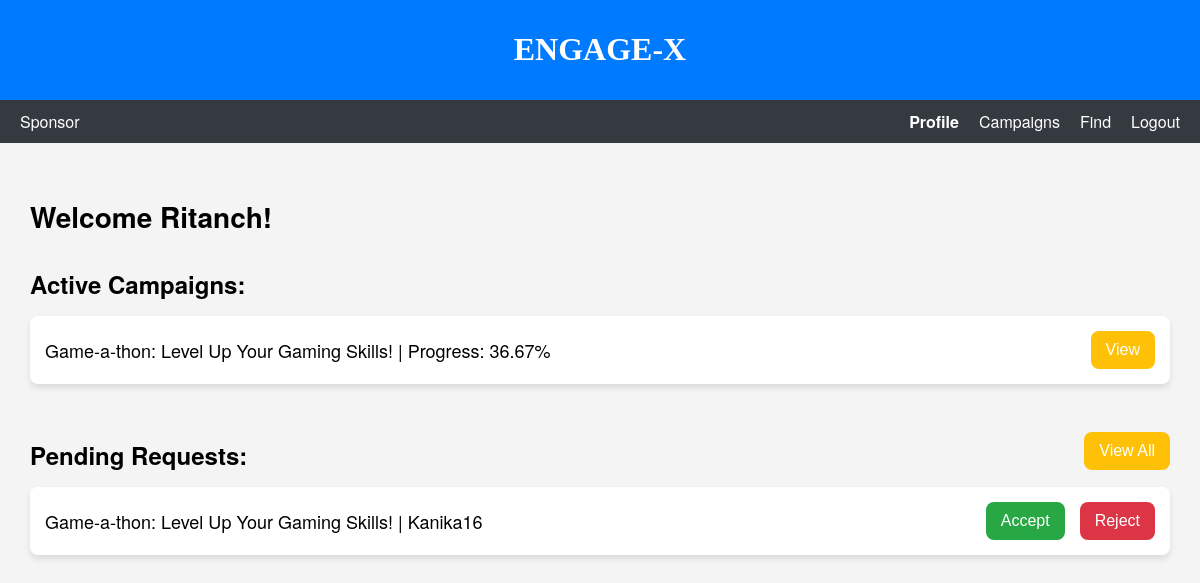
The page /sdashboard (signed in) on the database as committed earlier.
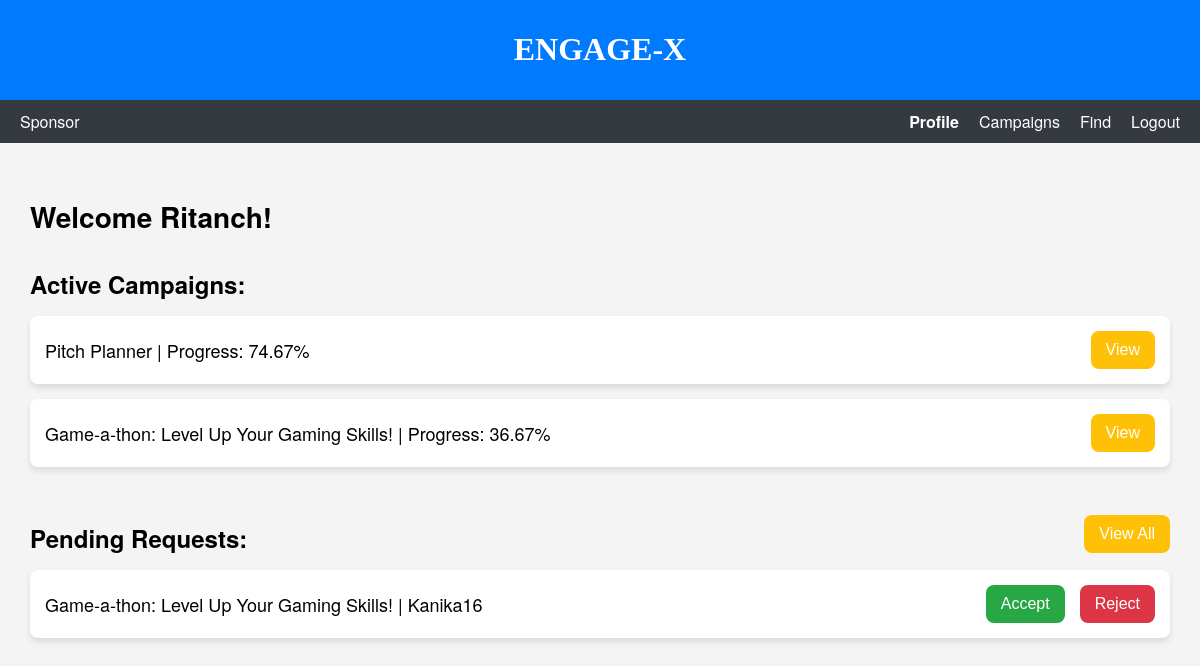
The same page on the database as committed later.
### models.py (models this page shows, shortened)
class Campaign(db.Model):
    __tablename__ = "campaign"
    id = db.Column(db.Integer, primary_key=True, autoincrement=True)
    sponsor_id = db.Column(db.Integer, db.ForeignKey("user.id"), nullable=False)
    title = db.Column(db.String, nullable=False)
    description = db.Column(db.String, nullable=False)
    goals = db.Column(db.Text, nullable=False)
    start_date = db.Column(db.String, nullable=False)
    days = db.Column(db.Integer, nullable=False)
    funds = db.Column(db.Float, nullable=False)
    visibility = db.Column(db.String, nullable=False)  # public or private
    sponsor = db.relationship('User', back_populates='campaigns')
    ad_requests = db.relationship('AdRequest', back_populates='campaign')
    def get_end_date(self):
        start_date_obj = datetime.strptime(self.start_date, "%Y-%m-%d")
        end_date_obj = start_date_obj + timedelta(days=self.days)
        return end_date_obj.strftime("%Y-%m-%d")
    def get_progress(self):
        start_date_obj = datetime.strptime(self.start_date, "%Y-%m-%d")
        today = datetime.today()
        elapsed_days = (today - start_date_obj).days
        progress = "{:.2f}".format((elapsed_days / self.days) * 100)  # Format progress to 2 decimal places
        progress = min(max(float(progress), 0), 100)  # Ensure progress is between 0 and 100
        return progress

class User(db.Model):
    __tablename__ = "user"
    id = db.Column(db.Integer, primary_key=True, autoincrement=True)
    username = db.Column(db.String, nullable=False)
    email = db.Column(db.String, nullable=False)
    role = db.Column(db.String, nullable=False) # admin , sponsor or influencer
    password = db.Column(db.String, nullable=False)
    is_flagged = db.Column(db.Boolean, default=False, nullable=False)  # New attribute for flagging users
    profile = db.relationship('Profile', back_populates='user', uselist=False)
    campaigns = db.relationship('Campaign', back_populates='sponsor')
    ad_requests = db.relationship('AdRequest', back_populates='influencer')

### app.py (the view)
@app.route('/sdashboard', methods = ['GET', 'POST'])
def sdashboard():
    sponsor = Profile.query.filter(Profile.user_id == current_userID).first()
    name = sponsor.name
    today = datetime.today()
    dat = Campaign.query.filter(Campaign.sponsor_id == current_userID).all()
    for campaign in dat:
        campaign.end_date = campaign.get_end_date()
        campaign.progress = campaign.get_progress()
    active_campaigns = [campaign for campaign in dat if datetime.strptime(campaign.start_date, "%Y-%m-%d")
                        <= today <= datetime.strptime(campaign.end_date, "%Y-%m-%d")]
    ad_requests = AdRequest.query.join(Campaign).filter(
        Campaign.sponsor_id == current_userID,
        AdRequest.initiator == 'influencer',
        AdRequest.status == 'Pending').all()
    requests_data = []
    for request in ad_requests:
        influencer = User.query.filter(User.id == request.influencer_id).first()
        requests_data.append({
            'campaign_title': request.campaign.title,
            'influencer_username': influencer.username,
            'request_id': request.id
        })
    today_date = today.strftime("%Y-%m-%d")
    return rt('sdashboard.html',
              name =name,
              campaigns = active_campaigns,
              requests = requests_data,
              today_date = today_date,
              userID = current_userID)

### templates/sdashboard.html (shortened to what this page needs)
<!DOCTYPE html>
<html lang="en">
<head>
    <link rel="stylesheet" href="/static/css/sdashboard.css">
</head>
<body>
    <header>
        <h1>ENGAGE-X</h1>
    </header>
    <nav class="navbar">
        <div class="navbar-left">
            <span>Sponsor</span>
        </div>
        <div class="navbar-right">
            <a href="#" class="active" id="profile-link">Profile</a>
            <a href="{{ url_for('scampaigns') }}" id="campaigns-link">Campaigns</a>
            <a href="{{ url_for('find_sponsor') }}" id="find-link">Find</a>
            <a href="{{ url_for('logout') }}">Logout</a>
        </div>
    </nav>
    <main>
        <div class="dashboard-container">
            <h2>Welcome {{ name }}!</h2>
            <section class="active-campaigns">
                <h3>Active Campaigns:</h3>
                {% if campaigns %}
                    {% for campaign in campaigns %}
                    <div class="campaign">
                        <span>{{ campaign.title }} | Progress: {{ campaign.progress }}%</span>
                        <form class="view-more-form"
                        action="{{ url_for('view_details', id=campaign.id, source = 'campaign') }}"
                        method="POST">
                            <button class="view-btn">View</button>
                        </form>
                    </div>
                    {% endfor %}
                {% else %}
                    <div class="campaign">
                        <span>No active campaigns</span>
                    </div>
                {% endif %}
            </section>
            <section class="pending-requests">
                <div class="header-container">
                    <h3>Pending Requests:</h3>
                    <form class="view-requests"
                              action="{{ url_for('view_requests', id=userID, source='requests') }}"
                              method="POST">
                            <button type="submit" class="view-btn">View All</button>
                    </form>
                </div>
                {% if requests %}
                    {% for request in requests %}
                    <div class="request">
                        <span>{{ request.campaign_title }} | {{ request.influencer_username }}</span>
                        <form action="{{ url_for('update_request_status', request_id=request.request_id, source = 'sponsor') }}" method="POST">
                            <button class="accept-btn" type="submit">Accept</button>
                        </form>
                        <form action="{{ url_for('update_request_status', request_id=request.request_id, source = 'sponsor') }}" method="POST">
                            <button class="reject-btn" type="submit">Reject</button>
                        </form>
                    </div>
                    {% endfor %}
                {% else %}
                    <div class="request">
                        <span>No Pending requests!!</span>
                    </div>
                {% endif %}
            </section>
        </div>
    </main>
</body>
</html>

Rows that differ between the two databases and show on the page:
now on this page (row edited): Campaign: title "Pitch Planner", progress "74.67"
